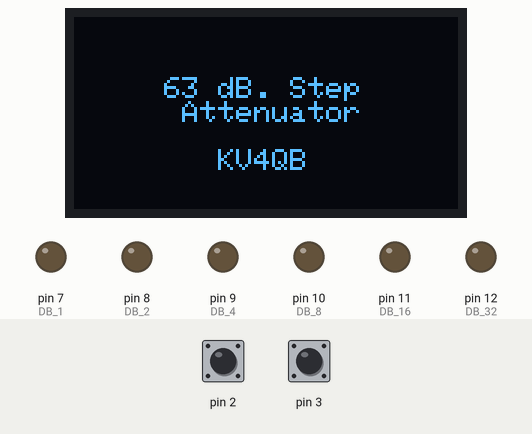
Simulated run of this sketch. Board: Arduino Uno, built with avr-gcc and run on an emulated ATmega328P. On the bench: 128×64 one-colour display, output pins drawn as LEDs (lit = HIGH). The inputs (shaded band) are chosen by the test bench; at power-on: pin 2 HIGH, pin 3 HIGH. What the sketch prints to the serial monitor is not drawn.

Above: at 0.1 s.
At 2.2 s:
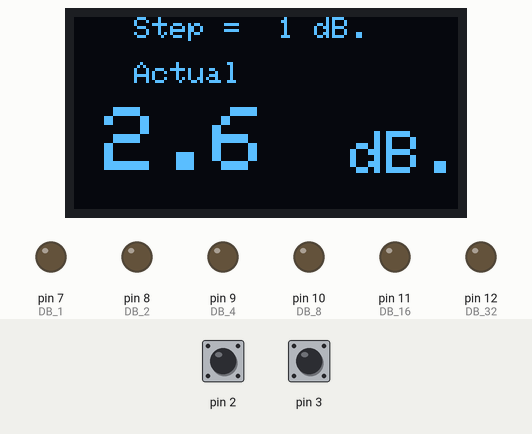
At 3.1 s:
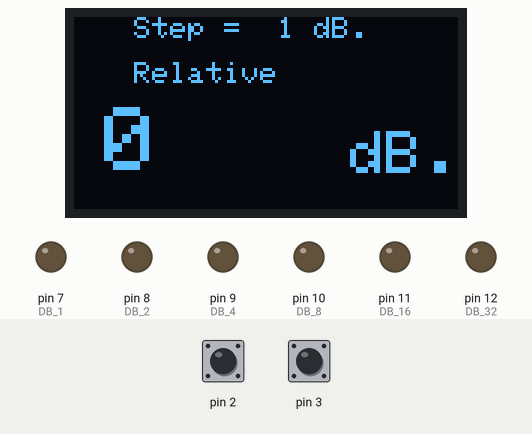

Measured:
- what the display in image 1 shows lasts 0.9 s, from 2.2 s to 3.1 s

The sketch:

StepAtten.ino
```cpp
/*********************************************************************
  63 dB step attenuator using two ebay 31.5 dB modules in series with their
  control lines wired i  parallel

  using a OLED display
  I changed the adafruit SSD1306 to SH1106 for a 1.3 " instesd of a 0.96" display


Modified 1/20/20   To include relative or actual inmsertion loss
Changed by a long press on the rotary knob


*********************************************************************/


#include <Rotary.h>

#include <Adafruit_GFX.h>
#include <Adafruit_SH1106.h>

#define OLED_RESET 4
Adafruit_SH1106 display(OLED_RESET);


#define ylim  55                                //variables for drawing the graphics


// used by rotary encoder
#define SHORT_PRESS  1              // Button press < 800 ms
#define LONG_PRESS   2              // Button press > 800 ms
#define ENCODER_BTN  4              // Encoder push buttom pin
int encoder = 0;                   // flag and value from rotary encoder
int button = 0;                    // flag and value from  encoder button

Rotary r = Rotary(2, 3);            // polling instead of interrupt so use 6&7 instead of 2&3

// define pins used to contoll step attenuator mdules
#define DB_32  12
#define DB_16  11
#define DB_8   10
#define DB_4    9
#define DB_2    8
#define DB_1    7

int AttenValue = 0;                   // attenuation value
int AttenStep  = 1;                   // step size  1 or 10 dB
float InsertionLoss = 2.6;              // insertion loss in attenuator at 0 dB selected
int InLossMode  = 0;                  // actual insertion loss or relative
#define ActualLoss  0                 // display  value selected actual + insertion loss
#define RelLoss     1                 // display just value selected without insertion loss
void setup()   {
  Serial.begin(115200);// Main menu variables and definitions
  Serial.println("ok");
  PCICR |= (1 << PCIE2);
  PCMSK2 |= (1 << PCINT18) | (1 << PCINT19);
  sei();

  display.begin(SH1106_SWITCHCAPVCC, 0x3C);  // initialize with the I2C addr 0x3D (for the 128x64)
  // init done
  // set control pins for attenuator modules
  pinMode(DB_32 , OUTPUT);
  pinMode(DB_16 , OUTPUT);
  pinMode(DB_8 , OUTPUT);
  pinMode(DB_4 , OUTPUT);
  pinMode(DB_2 , OUTPUT);
  pinMode(DB_1 , OUTPUT);
  pinMode(2 , INPUT_PULLUP);
  pinMode(3 , INPUT_PULLUP);

  display.clearDisplay();
  display.setTextColor(WHITE , BLACK  );
  display.setTextSize(1);
  display.setCursor(0, 20);
  display.println("     63 dB. Step");
  display.println("      Attenuator");
  display.println(" ");
  display.println("        KV4QB");
  display.display();
  delay(2000);
  display.clearDisplay();
  display.display();
  digitalWrite(DB_32, LOW);
  digitalWrite(DB_16, LOW);
  digitalWrite(DB_8, LOW);
  digitalWrite(DB_4, LOW);
  digitalWrite(DB_2, LOW);
  digitalWrite(DB_1, LOW);

}

void loop() {
  // show step value
  display.setTextSize(1);
  display.setCursor(20, 00);
  display.print("Step =  ");
  display.print(AttenStep);
  display.print(" dB.  ");
  display.display();

  // delay(10);

  //  chkEncoder();
  // delay(20);
  if (encoder) {
    if (   encoder < 0)    AttenValue -= AttenStep  ;      // because of mounting position invert selection
    if (   encoder > 0)    AttenValue += AttenStep  ;      // because of mounting position invert selection
    if ( AttenValue < 0 )  AttenValue = 0;
    if (AttenValue > 63 ) {  // limit max atten
      if (AttenStep == 1)
        AttenValue = 63;
      else AttenValue = 60;
    }
    setAtten();
    encoder = 0;
  }
  if (InLossMode == ActualLoss) {    // show actual insertion loss
    display.setTextSize(1);
    display.setCursor(20, 15);
    display.print("Actual  ");       // indicate type
    display.setTextSize(3);
    display.setCursor(10, 30);       // clear last value
    display.print("       ");
    display.setCursor(10, 30);
    display.print( (AttenValue + InsertionLoss), 1) ;  // update display
  }
  else {
    display.setTextSize(1);
    display.setCursor(20, 15);
    display.print("Relative ");
    display.setTextSize(3);
    display.setCursor(10, 30);
    display.print("       ");
    display.setCursor(10, 30);
    display.print( AttenValue, 1);
  }
  display.print( " ");
  display.setTextSize(2);

  display.setCursor(80, 38);
  display.print( " dB.");
  display.display();


  // check button for display mode and step size
  read_btn();
  if (button) {
    if (button == SHORT_PRESS ) { //  toggle step size
      if (AttenStep == 1) AttenStep = 10;
      else AttenStep = 1;
      button = 0;
    }
    else {                        // toggle insertion loss display type
      if (InLossMode == ActualLoss) InLossMode = RelLoss ;
      else InLossMode = ActualLoss;
      button = 0;
    }
  }

  delay(50);

}

// interrupt service routine for encoder
ISR(PCINT2_vect) {
  unsigned char result = r.process();
  if (result) {
    if (result == DIR_CW) {
      encoder--;
    }
    else {
      encoder++;
    }
  }
}


void setAtten() {
  int atten = AttenValue;
  if (atten >= 32) {             // test each bit value to see if it needs to be set
    digitalWrite(DB_32, HIGH);
    atten = atten - 32;          // if set reduce value for nrxt test
  }
  else  digitalWrite(DB_32, LOW);
  if (atten >= 16) {
    digitalWrite(DB_16, HIGH);
    atten = atten - 16;
  }
  else  digitalWrite(DB_16, LOW);
  if (atten >= 8) {
    digitalWrite(DB_8, HIGH);
    atten = atten - 8;
  }
  else  digitalWrite(DB_8, LOW);
  if (atten >= 4) {
    digitalWrite(DB_4, HIGH);
    atten = atten - 4;
  }
  else  digitalWrite(DB_4, LOW);
  if (atten >= 2) {
    digitalWrite(DB_2, HIGH);
    atten = atten - 2;
  }
  else  digitalWrite(DB_2, LOW);
  if (atten >= 1) digitalWrite(DB_1, HIGH);
  else  digitalWrite(DB_1, LOW);
}
```

encoder.ino
```cpp
/*
    Rotary Encoder - Polling Example

    The circuit:
      encoder pin A to Arduino pin 2
      encoder pin B to Arduino pin 3
      encoder ground pin to ground (GND)

  Can also be used as a polled function instead of interrupt driven.
  just need to specify what pins are being used and have the function called
  where ever a encoder response is desired
*/

void chkEncoder() {
  unsigned char  result = r.process();
  if (result) {
    // Serial.print(result == DIR_CW ? "Right" : "Left");
    if (result == DIR_CW)
      encoder --;
    else encoder ++;
 Serial.print(" encoder= ");
    Serial.println(encoder);
  }
}

// function to read encoder button
//returns value depending on if it is a long or short press
// 0   false if no press

void read_btn() {
  if (digitalRead(ENCODER_BTN) == LOW) {
    delay(800);
    if (digitalRead(ENCODER_BTN) == LOW)
      button = LONG_PRESS;
    else button = SHORT_PRESS;
  }
  else
    button = false;
}


/* void  checkInvertVideo(char msel) {
  if (msel == mnuMainSel )
    display.setTextColor( BLACK ,  WHITE );  // inverted colors
  else
    display.setTextColor(WHITE , BLACK  );     // normal colors

}
*/
```
